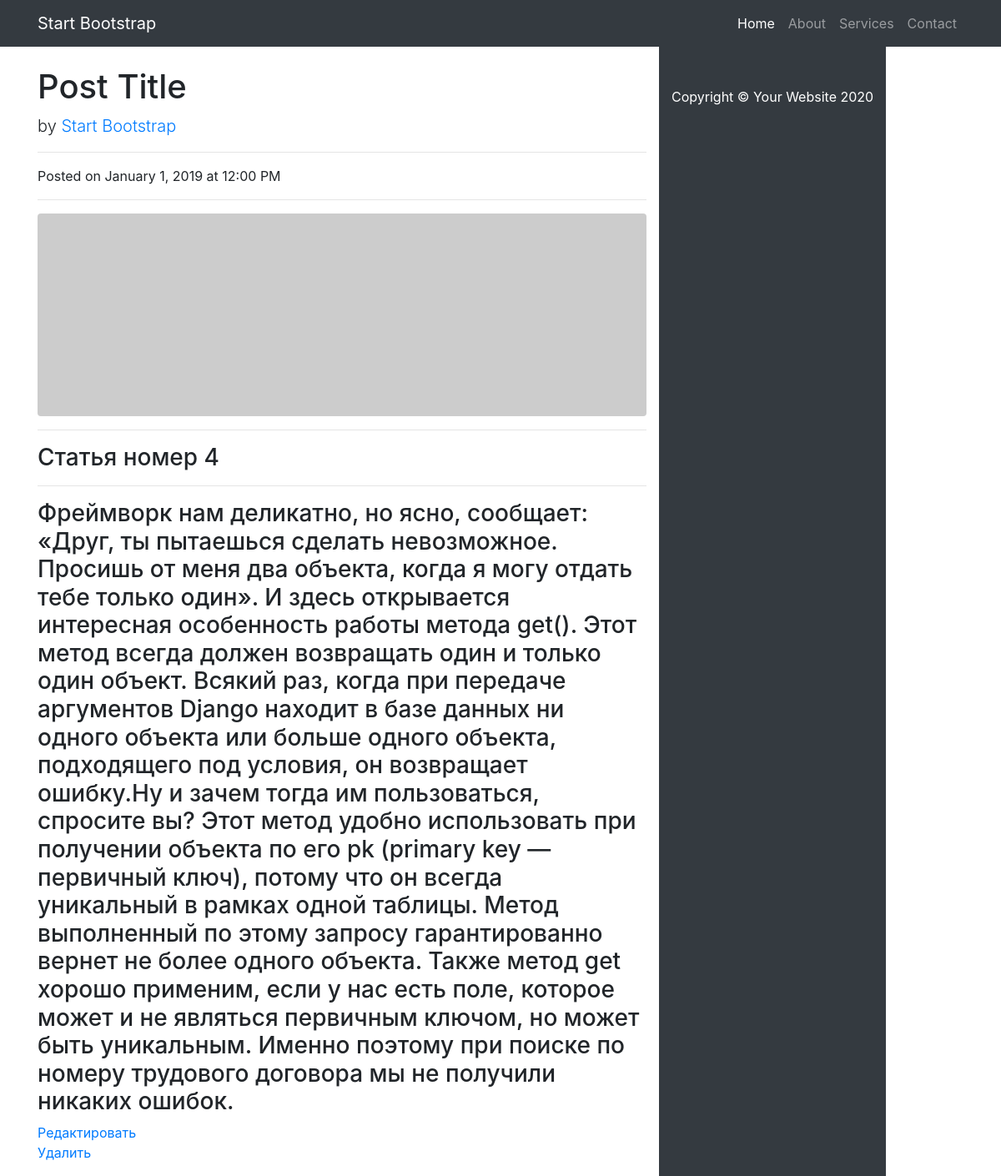
Page /news/4 on the committed database.
### news/models.py (models this page shows, shortened)
class Post(models.Model):
    author = models.ForeignKey(Author, on_delete = models.CASCADE)
    choise = models.BooleanField(default=False)# выбор статья или новость
    time_in = models.DateTimeField(auto_now_add=True)
    categories = models.ManyToManyField(Category, through='PostCategory')
    post_name = models.CharField(max_length = 255)
    text = models.CharField(max_length = 255)
    post_rating = models.FloatField(default=0.0)

### news/views.py (the view)
# urls.py: path('<int:pk>', PostDetail.as_view(), name = 'post_detail'),  # pk — это первичный ключ товара, который будет выводиться у нас в шаблон
class PostDetail(DetailView):
    model = Post # модель всё та же, но мы хотим получать детали конкретно отдельного товара
    template_name = 'post.html' # название шаблона будет post.html
    context_object_name = 'post' # название объекта. в нём будет

### templates/post.html (shortened to what this page needs)
{% extends 'flatpages/default.html' %}
{% block content %}
{% if post.choise %}
    <h3> Новость номер {{ post.id }} </h3>
{% else %}
    <h3> Статья номер {{ post.id }} </h3>
{% endif %}
<hr>
<h3> {{ post.text }} </h3>
<a href="{% url 'post_edit' post.pk %}">Редактировать</a>
<br>
<a href="{% url 'post_delete' post.pk %}">Удалить</a>
{% endblock content %}

### rows in the picture
Post: id "4", text "Фреймворк нам деликатно, но ясно, сообщает: «Друг, ты пытаешься сделать невозможное. Просишь от меня два объекта, когда я могу отдать тебе только один». И здесь открывается интересная особенность работы метода get(). Этот метод всегда должен возвращать один и только один объект. Всякий раз, когда при передаче аргументов Django находит в базе данных ни одного объекта или больше одного объекта, подходящего под условия, он возвращает ошибку.Ну и зачем тогда им пользоваться, спросите вы? Этот метод удобно использовать при получении объекта по его pk (primary key — первичный ключ), потому что он всегда уникальный в рамках одной таблицы. Метод выполненный по этому запросу гарантированно вернет не…"
